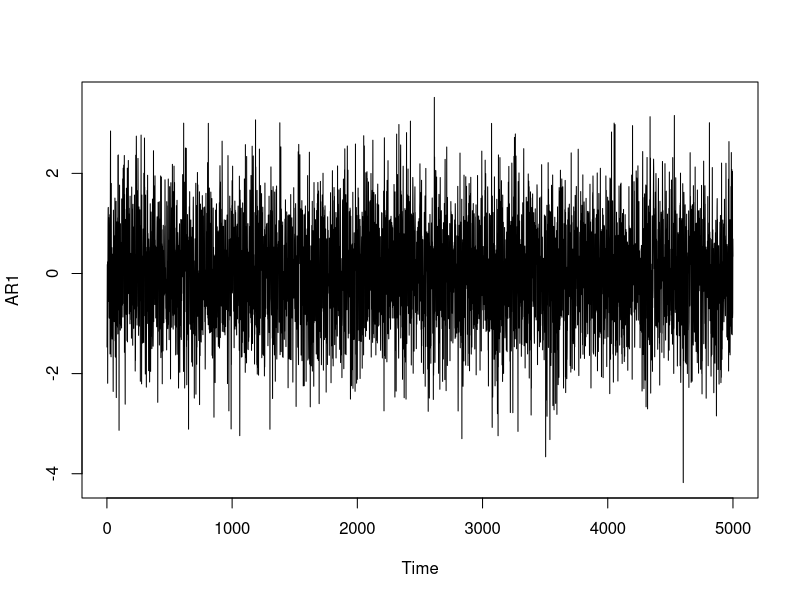

Recreate this plot in R. (Note: a time limit stopped this script after it produced the figure.)

library(tseries)

N = 5000
reps = 50000

AR1 = arima.sim(model = list(1,1,0), N)
plot.ts(AR1)


adf = rep(NA, reps)

for (i in 1:reps){
  adf[i] = adf.test(AR1)
}

adf1 = as.numeric(adf)

plot(density(adf1))
